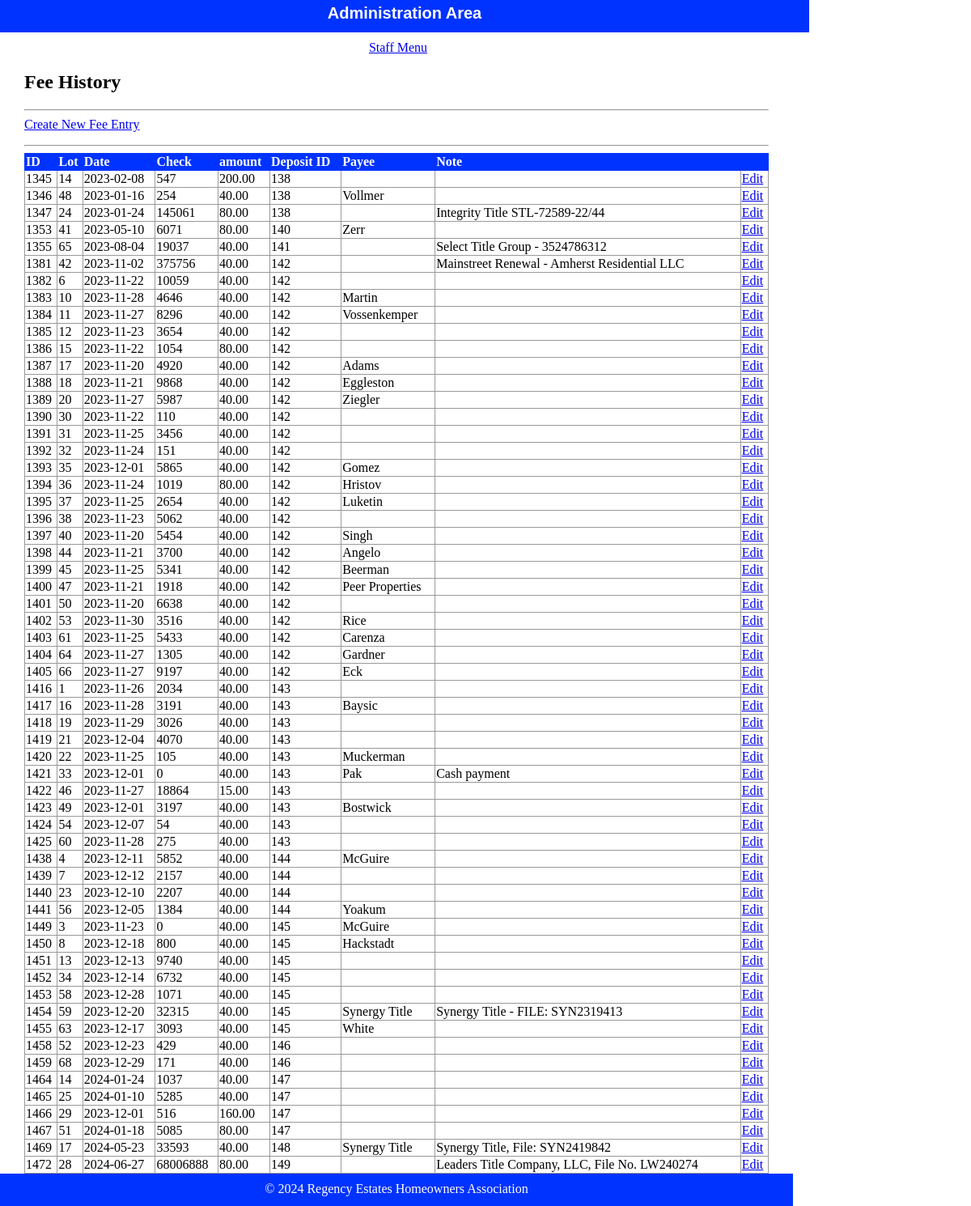
The page /html/public/staff/fees/index.php on the database as committed earlier.
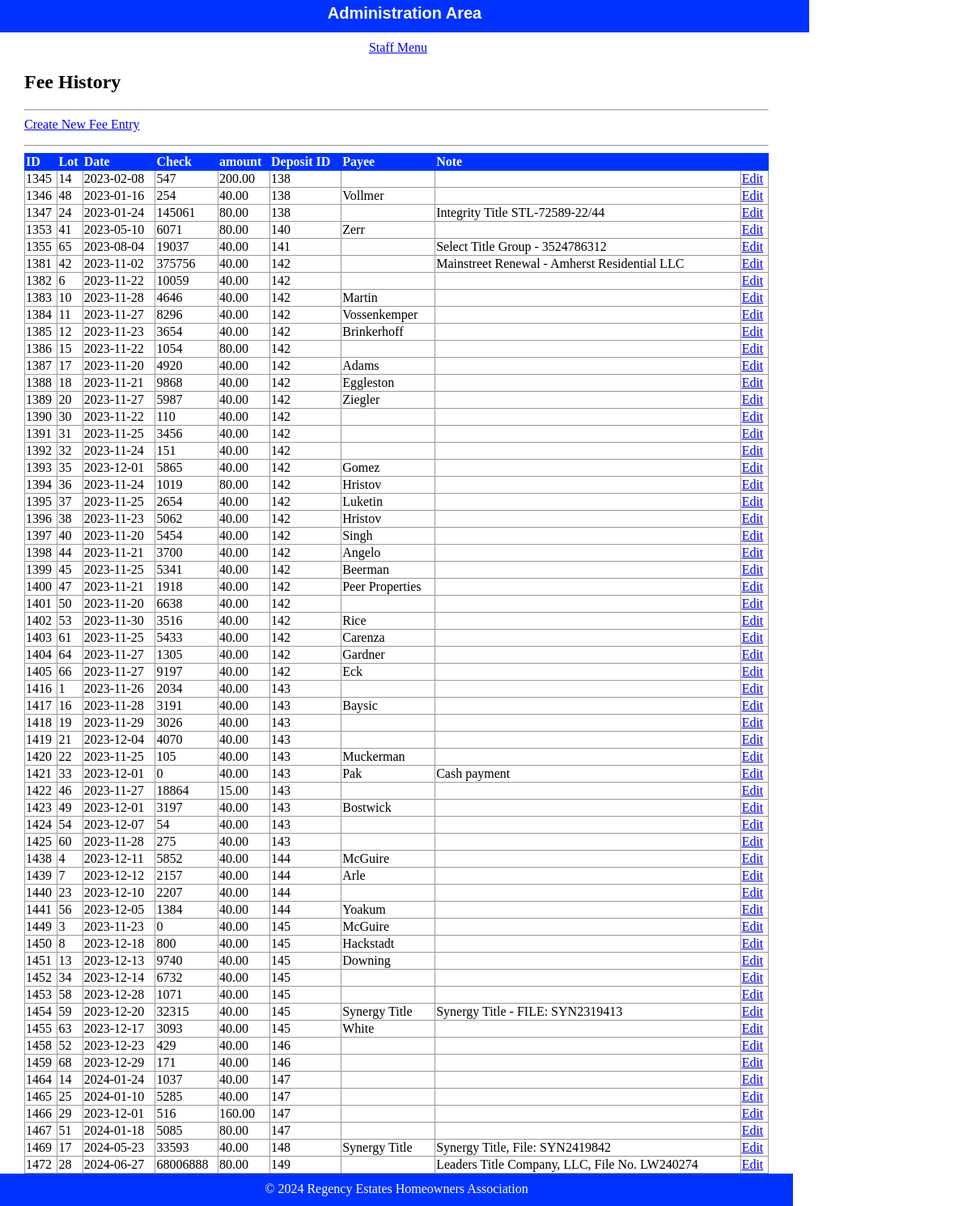
The same page on the database as committed later.
### tables this page shows
CREATE TABLE `fees` (
  `id` int(11) NOT NULL,
  `dt` date DEFAULT NULL,
  `ck_no` int(11) NOT NULL,
  `amount` decimal(10,2) DEFAULT NULL,
  `fk_lot_id` int(11) NOT NULL,
  `fk_deposit_id` int(11) DEFAULT NULL,
  `note` varchar(250) DEFAULT NULL,
  `payee` varchar(50) DEFAULT NULL
);

### html/private/functions.php (called while the page is built, shortened)
<?php
function url_for($script_path)
{
    if ($script_path[0] != '/')
    {
        $script_path = "/" . $script_path;
    }
    return WWW_ROOT . $script_path;
}
function htmlsc($string = "")
{
    return htmlspecialchars($string);
}
?>

### html/private/query_functions.php (called while the page is built, shortened)
<?php
  function find_all_fees() {
    global $db;
    $sql = "SELECT * FROM fees WHERE dt >= '2023-01-01' ";
    $result = mysqli_query($db, $sql);
    return $result;
  }
?>

### html/public/staff/fees/index.php (the view, shortened to what this page needs)
<?php $subject_set = find_all_fees(); ?>
<?php include(SHARED_PATH . '/header.php'); ?>
    <div id="content">
        <div id="regency-menu">
            <h2>Fee History</h2>
            <hr />
            <div class="actions">
                <a class="action" href="<?php echo url_for('/staff/fees/index.php'); ?>">Create New Fee Entry</a>
            </div>
            <hr />
            <table class="list">
                <tr>
                    <th>ID</th>
                    <th>Lot</th>
                    <th>Date</th>
                    <th>Check</th>
                    <th>amount</th>
                    <th>Deposit ID</th>
                    <th>Payee</th>
                    <th>Note</th>
                    <th>&nbsp</th>
                </tr>
                <?php while($subject = mysqli_fetch_assoc($subject_set)) { ?>
                    <tr>
                        <td><?php echo htmlsc($subject['id']); ?></td>
                        <td><?php echo htmlsc($subject['fk_lot_id']); ?></td>
                        <td><?php echo htmlsc($subject['dt']); ?></td>
                        <td><?php echo htmlsc($subject['ck_no']); ?></td>
                        <td><?php echo htmlsc($subject['amount']); ?></td>
                        <td><?php echo htmlsc($subject['fk_deposit_id']); ?></td>
                        <td><?php echo htmlsc($subject['payee']); ?></td>
                        <td><?php echo htmlsc($subject['note']); ?></td>
                        <td><a class="action" href="<?php echo url_for('/staff/subjects/show.php?id=' . htmlsc(urlencode($subject['id']))); ?>">Edit</a></td>
                    </tr>
                <?php } ?>
            </table>
        </div>
    </div>
<?php include(SHARED_PATH . '/footer.php'); ?>

### html/private/shared/header.php (shortened to what this page needs)
<!doctype html>
<html lang="en">
	<head>
		<link rel="stylesheet" media="all" href="<?php echo url_for('stylesheets/staff.css'); ?>" />
	</head>
	<body>
		<header>
			<h1>Administration Area</h1>
		</header>
		<navigation>
			<ul>
				<li>
					<a href="<?php echo url_for('/staff/index.php'); ?>">Staff Menu</a>
				</li>
			</ul>
		</navigation>

### html/private/shared/footer.php (shortened to what this page needs)
<footer>
	&copy; <?php echo date('Y'); ?> Regency Estates Homeowners Association
</footer>
</body>
</html>

### html/public/stylesheets/staff.css (style rules this page uses)
html { height: 100%; width: 100%; }
body { height: 1000px; width: 100%; margin: 0; padding: 0; }
header { width: 1000px; height: 40px; margin: 0 0 10px 0; padding: 0; background: #0033FF; color: white; }
header h1 { margin: 0; padding: 5px; font-size: 20px; font-family: Verdana, Arial, Helvetica, sans-serif; text-align: center; }
navigation { width: 1000px; margin: 0; padding: 0; text-align: center; }
navigation ul { width: 1000px; list-style: none; padding: 0; margin: 0; }
navigation ul li { display: inline; margin-right: 1em; }
#content { width: 920px; min-height: 500px; padding: 0 30px; }
footer { width: 940px; height: 20px; margin: 0 0 10px 0; padding: 10px 20px; background: #0033FF; color: white; text-align: center; }
.actions { margin-bottom: 1em; }
table { border-collapse: collapse; vertical-align: top; }
table.list { width: 100%; }
table.list tr td { border: 1px solid #999999; }
table.list tr th { border: 1px solid #0033FF; background: #0033FF; color: white; text-align: left; }

Rows that differ between the two databases and show on the page:
changed fees id 1385: payee (not shown) → "Brinkerhoff"
changed fees id 1396: payee (not shown) → "Hristov"
changed fees id 1439: payee (not shown) → "Arle"
changed fees id 1451: payee (not shown) → "Downing"
